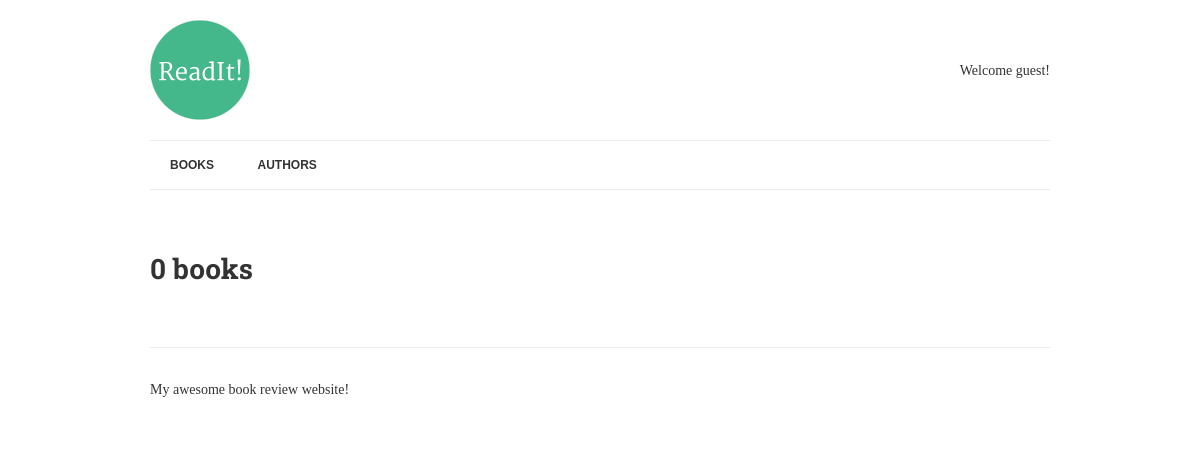
/, run on an earlier commit of the app's database.
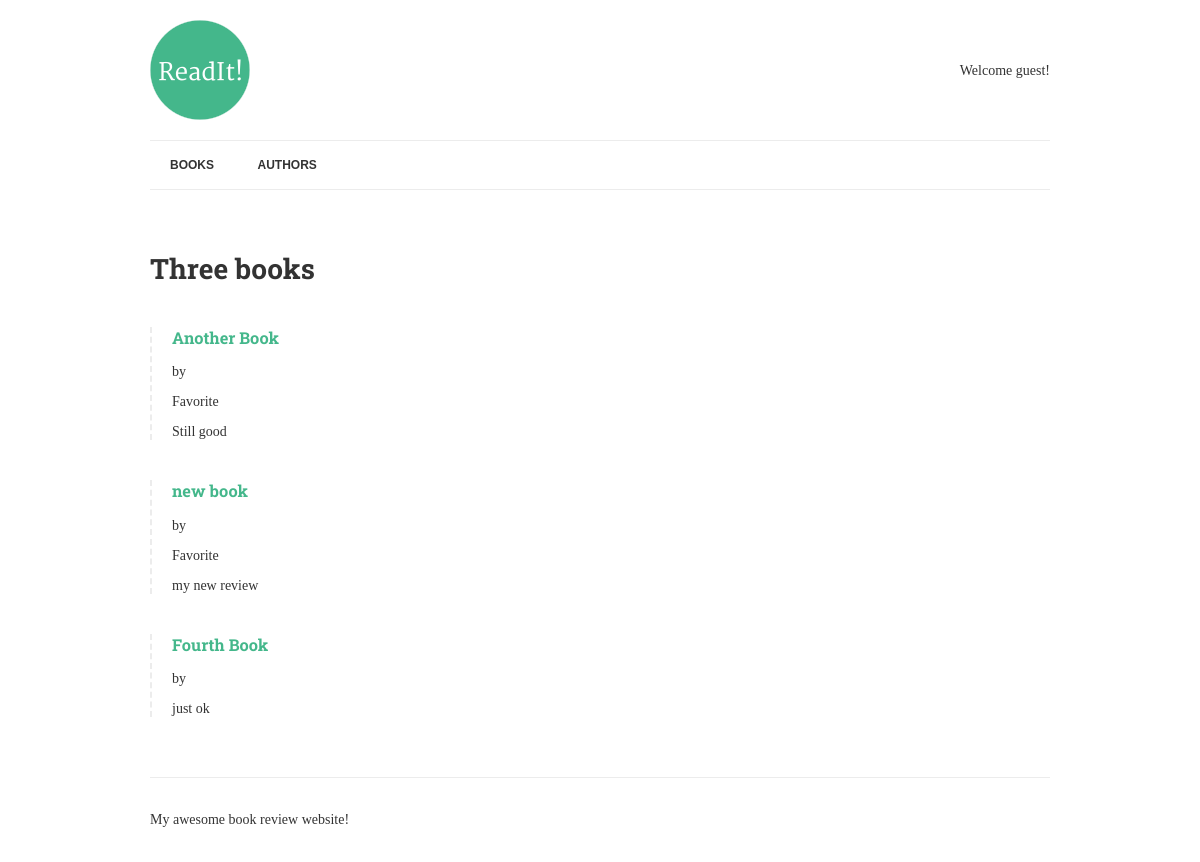
And on a later commit of the database.
### books/models.py (models this page shows, shortened)
class Book(models.Model):
	title = models.CharField(max_length=150)
	authors = models.ManyToManyField("Author",related_name="books")
	review = models.TextField(blank=True,null=True)
	date_reviewed = models.DateTimeField(blank=True,null=True)
	is_favorite = models.BooleanField(default=False,verbose_name='Favorite?')

### books/views.py (the view)
# urls.py: url(r'^$',list_books,name='books'),
def list_books(request):
	books = Book.objects.exclude(date_reviewed__isnull=True).prefetch_related('authors')
	context = {
		'books':books,
	}
	return render(request,"list.html",context)

### books/templates/list.html
{% extends "base.html" %}
{% load humanize %}
{% block content %}
 	<h1>{{ books.count|apnumber|title }} book{{ books.count|pluralize}}</h1>
	{% for book in books %}
		{% include "book-detail.html" %}
	{% endfor %}
{% endblock %}

### books/templates/book-detail.html
<div class="book">
	<h3><a href="{% url 'book-detail' book.pk %}">{{ book.title }}</a></h3>
	<p> by {% for author in book.authors.all %}<a href="{% url 'author-detail' author.pk %}"> {{ authorn.name }}</a>{% endfor %}</p>
	{% if book.is_favorite %}<p class="highlight">Favorite</p>{% endif %}
	<p>{{ book.review|linebreaks }}</p>
</div>

What changed in the data, as far as the page shows it:
now on this page (row edited): Book: title "Another Book", is_favorite "Favorite", review "Still good"
added Book: title "new book", is_favorite "Favorite", review "my new review"
added Book: title "Fourth Book", review "just ok"
Also different on the page:
{{ books.count|apnumber|title }}: "0" → "Three"
